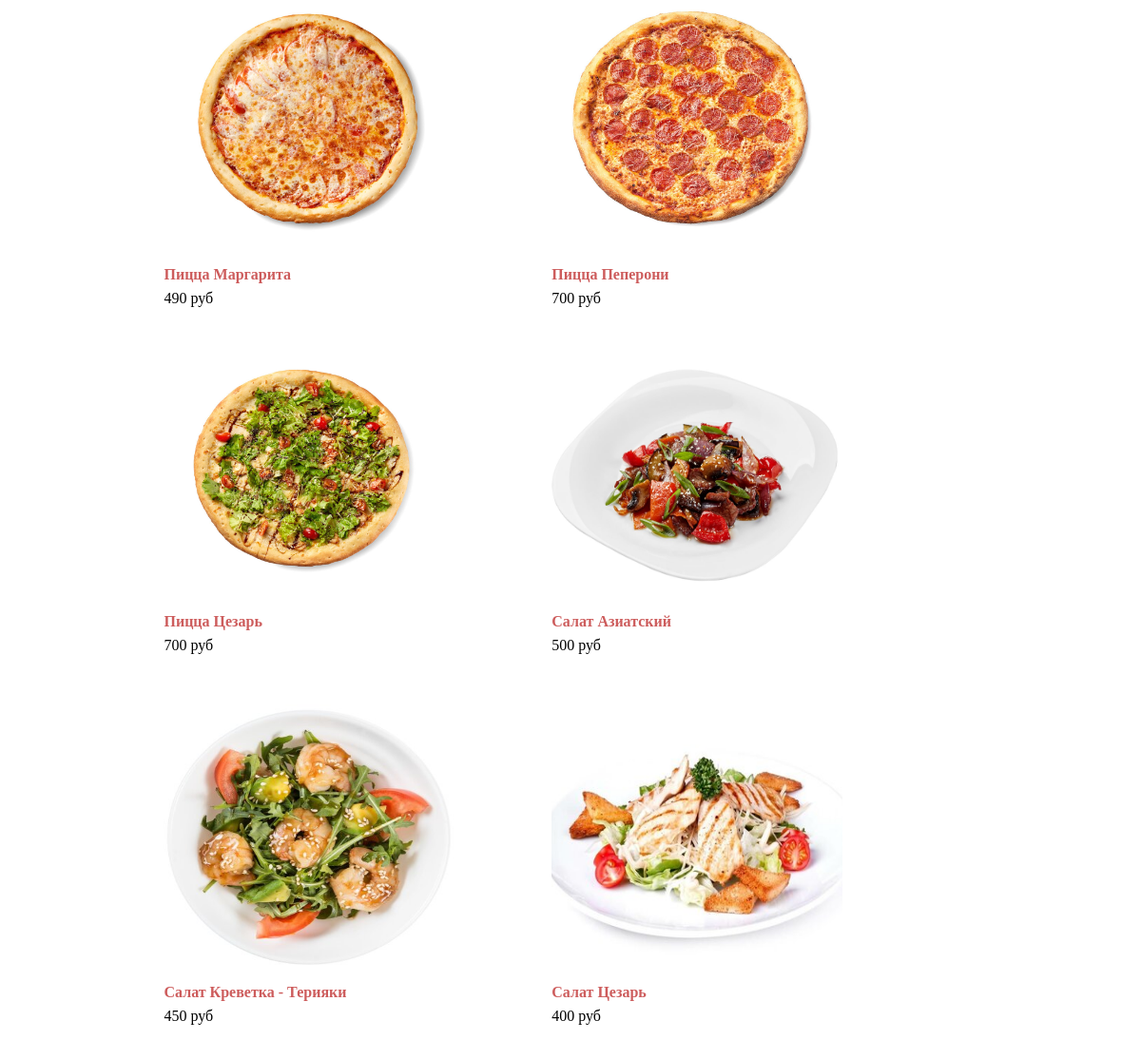
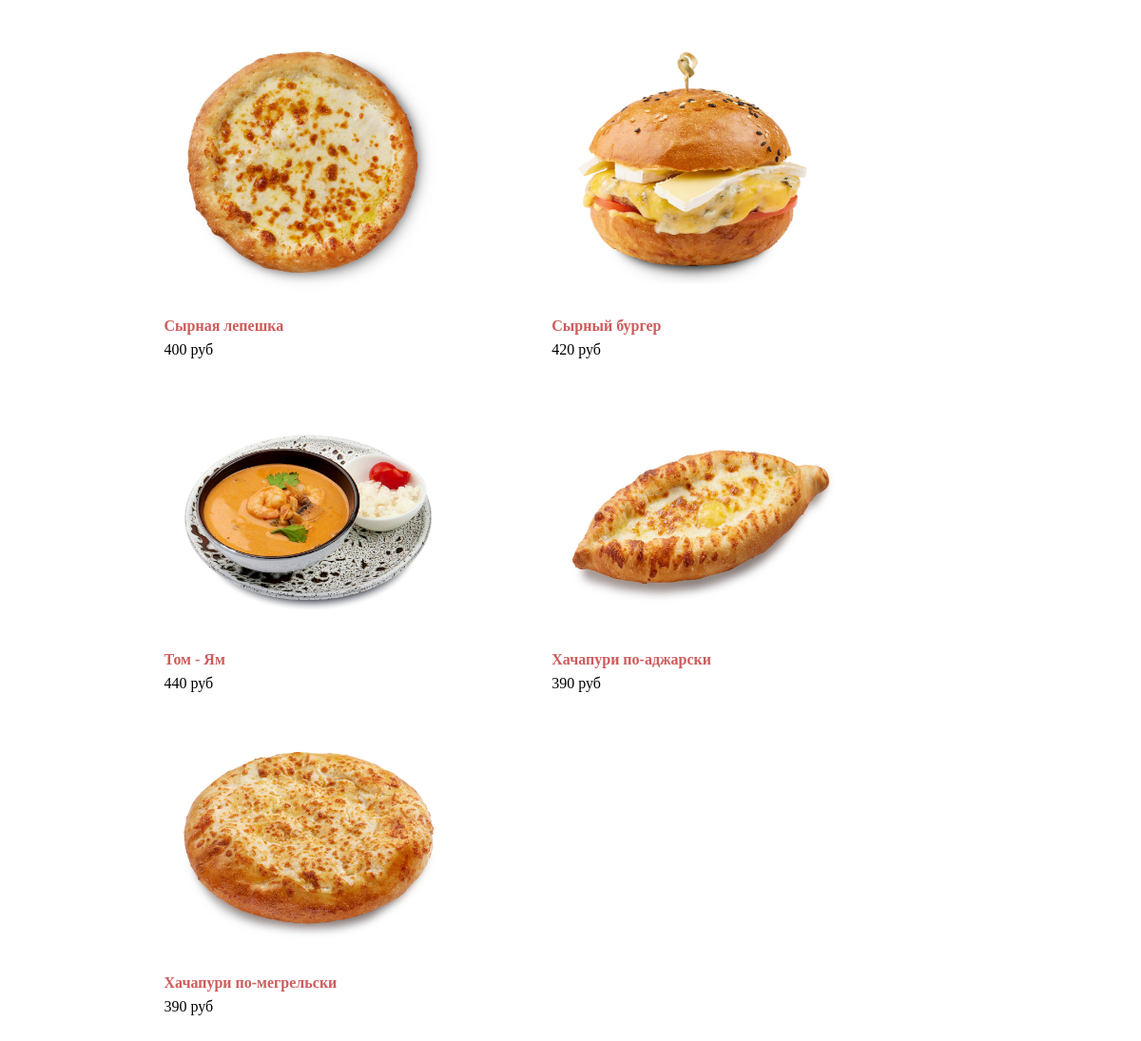
/ (lower part), run on an earlier commit of the app's database (2 pictures, top to bottom).
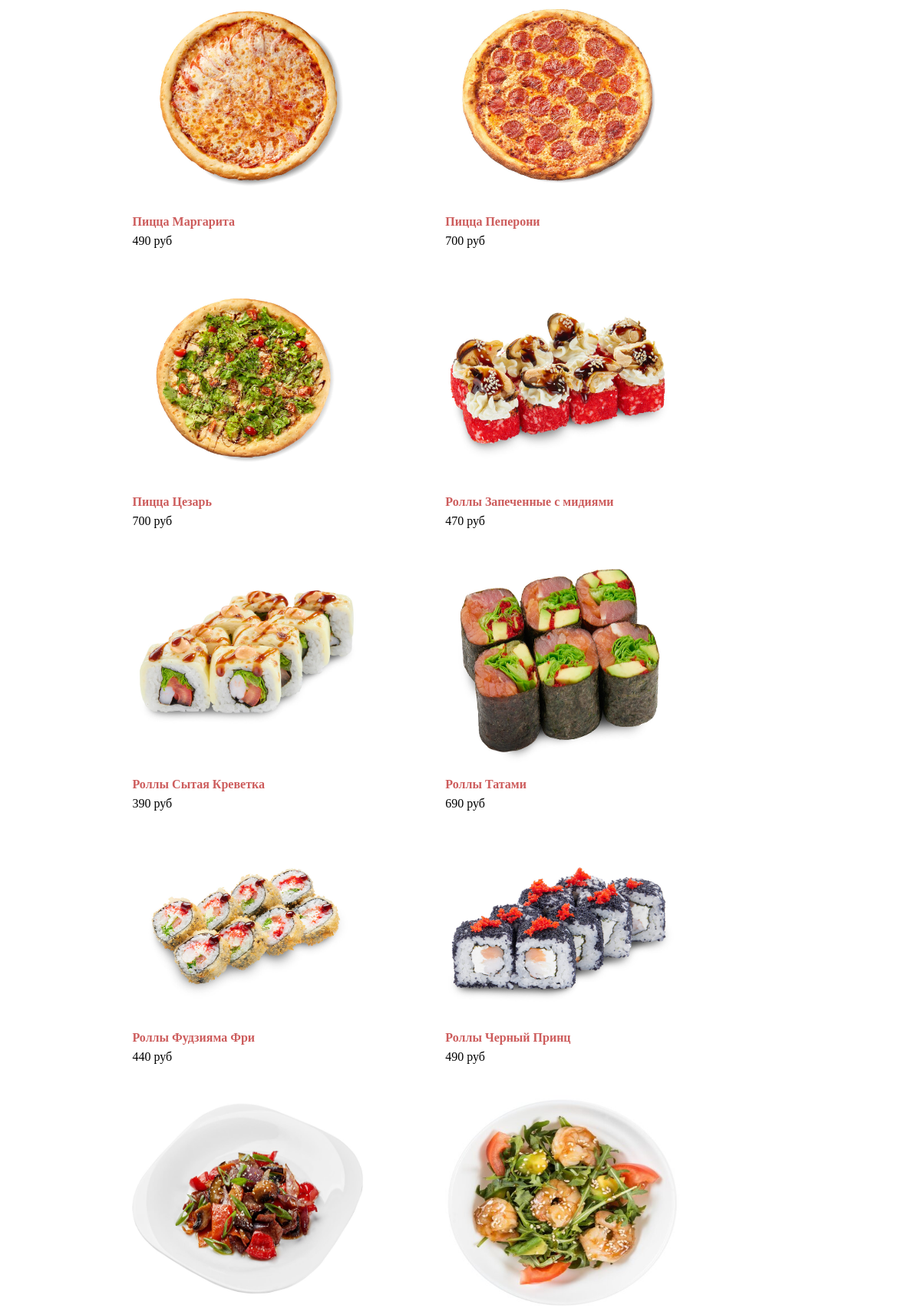
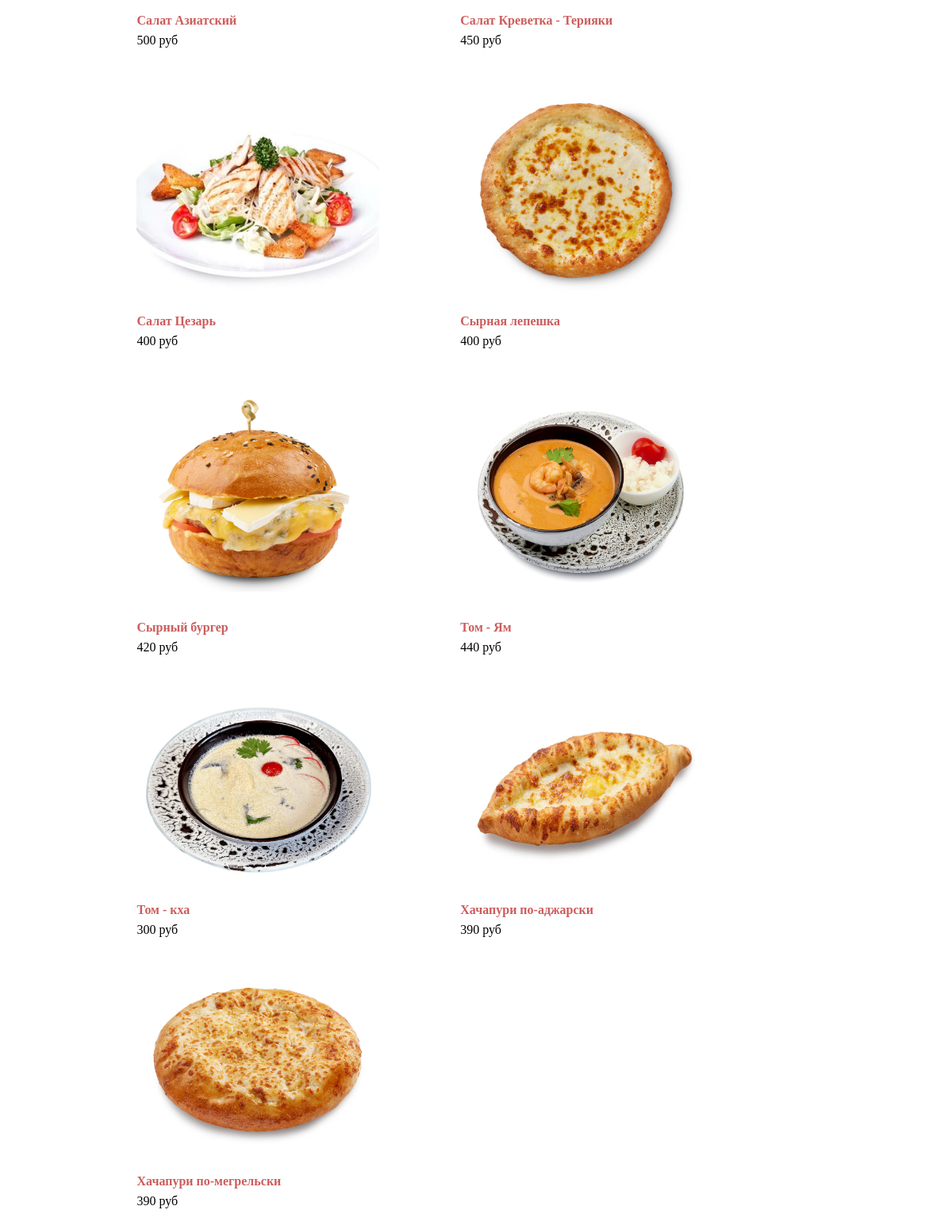
And on a later commit of the database (2 pictures, top to bottom).
### store/models.py (models this page shows, shortened)
class Product(models.Model):
    category = models.ForeignKey(Category, on_delete=models.SET_NULL, null=True, verbose_name='Категория')
    name = models.CharField(max_length=200, verbose_name='Название')
    slug = models.SlugField(max_length=200)
    image = models.CharField(max_length=100, blank=True, null=True, verbose_name='Картинка')
    description = models.TextField(null=True, blank=True, verbose_name='Описание')
    price = models.DecimalField(max_digits=10, decimal_places=0, verbose_name='Цена')
    volume = models.CharField(max_length=50, null=True, verbose_name='Объем')
    available = models.BooleanField(default=True, verbose_name='Доступность товара')
    created = models.DateTimeField(auto_now_add=True, verbose_name='Дата создания')
    updated = models.DateTimeField(auto_now=True, verbose_name='Дата обновления')
    class Meta:
        ordering = ('name',)
        index_together = (('id', 'slug'),)
        verbose_name_plural = 'Товары'
    def get_absolute_url(self):
        return reverse('product_detail', args=[self.id, self.slug])

### store/views.py (the view)
# urls.py: path('', views.product_list, name='home'),
def product_list(request, category_slug=None):
    category = None
    categories = Category.objects.all()
    products = Product.objects.filter(available=True)
    if category_slug:
        category = get_object_or_404(Category, slug=category_slug)
        products = products.filter(category=category)
    data = {'category': category, 'categories': categories, 'products': products}
    return render(request, 'store/product_list.html', data)

### store/cart.py (called while the page is built)
    def __len__(self):
        return sum(item['quantity'] for item in self.cart.values())

### store/context_processors.py (called while the page is built)
def cart(request):
    return {'cart': Cart(request)}

### store/models.py (called while the page is built)
    def get_absolute_url(self):
        return reverse('product_list_by_category', args=[self.slug])

### templates/store/product_list.html (shortened to what this page needs)
{% extends "index.html" %}
{% load static %}
{% block content %}
    <div id="sidebar">
    </div>
    <div class="pl-header">
        <div class="product-list">
            {% for product in products %}
                <div class="item">
                    <a href="{{ product.get_absolute_url }}">
                        <img src="{% if product.image %}{% static product.image %}
                              {% else %}{% static "img/no_image.png" %}
                              {% endif %}">
                    </a>
                    <br>
                    <a href="{{ product.get_absolute_url }}">{{ product.name }}</a>
                    <br>
                    <div id="price">{{ product.price }} руб</div>
                </div>
            {% endfor %}
        </div>
    </div>
{% endblock %}

What changed in the data, as far as the page shows it:
added Product: image (picture), name "Роллы Запеченные с мидиями", price "470"
added Product: image (picture), name "Роллы Сытая Креветка", price "390"
added Product: image (picture), name "Роллы Татами", price "690"
added Product: image (picture), name "Роллы Фудзияма Фри", price "440"
added Product: image (picture), name "Роллы Черный Принц", price "490"
added Product: image (picture), name "Том - кха", price "300"
